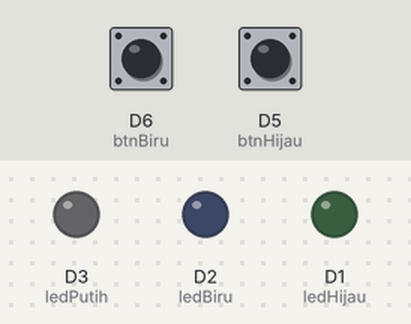
Bench run of a sketch on a simulated ESP8266 (NodeMCU). Shown: output pins drawn as LEDs (lit = HIGH). The test bench sets the inputs (shaded band); at power-on: D6 (btnBiru) LOW, D5 (btnHijau) LOW.

Above: at 1.2 s.
1.3 s: D6 (btnBiru) pulled HIGH for 0.15 s
At 1.37 s:
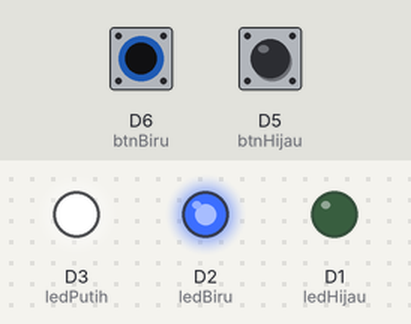
2.9 s: D5 (btnHijau) pulled HIGH for 0.15 s
At 2.97 s:
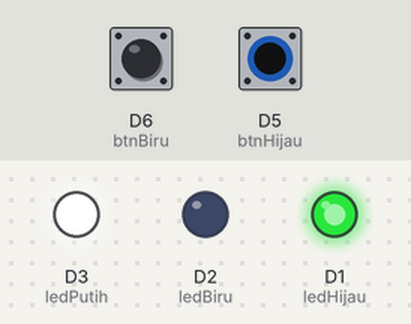
4.5 s: D5 (btnHijau) pulled HIGH for 3.2 s
At 8.4 s:
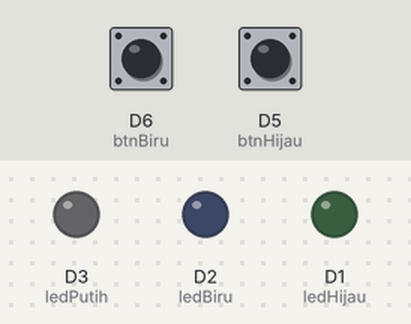
9.2 s: D6 (btnBiru) pulled HIGH for 3.2 s
At 9.5 s:
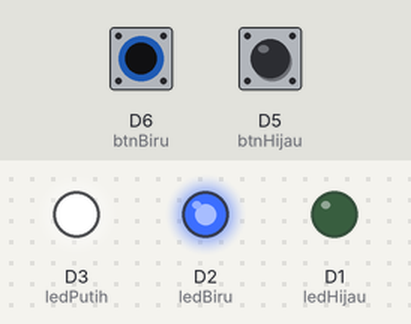
13.9 s: D6 (btnBiru) pulled HIGH for 1 s
At 16.1 s:
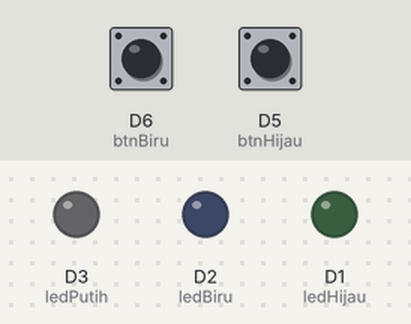
16.4 s: D6 (btnBiru) driven HIGH and D5 (btnHijau) driven HIGH
At 17.4 s:
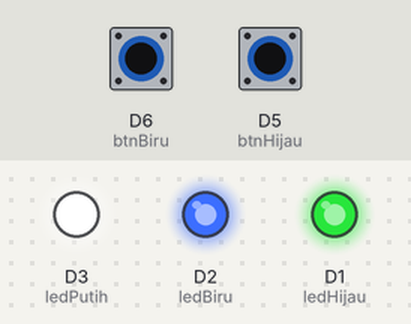
Timing chart, 0 to 18.9 s (numbered marks = the images above; inputs shaded):
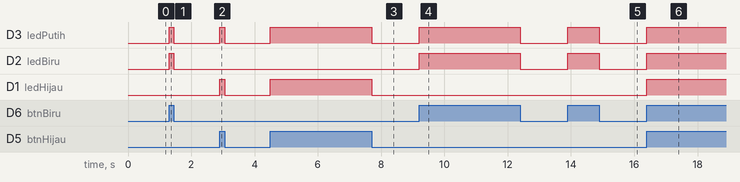

Measured:
- after the input at 1.3 s, D3 (ledPutih), D2 (ledBiru): LOW → HIGH at once, → LOW 0.15 s later
- after the input at 2.9 s, D3 (ledPutih), D1 (ledHijau): LOW → HIGH at once, → LOW 0.15 s later
- after the input at 4.5 s, D3 (ledPutih), D1 (ledHijau): LOW → HIGH at once, → LOW 3.2 s later
- after the input at 9.2 s, D3 (ledPutih), D2 (ledBiru): LOW → HIGH at once, → LOW 3.2 s later
- after the input at 13.9 s, D3 (ledPutih), D2 (ledBiru): LOW → HIGH at once, → LOW 1.0 s later
- after the input at 16.4 s, D3 (ledPutih), D2 (ledBiru), D1 (ledHijau): LOW → HIGH at once

The sketch:

logika_or.ino
```cpp
#define btnHijau D5
#define btnBiru D6

#define ledHijau D1
#define ledBiru D2
#define ledPutih D3

void setup() {
    Serial.begin(9600);
    pinMode(btnHijau, INPUT);
    pinMode(btnBiru, INPUT);
    pinMode(ledHijau, OUTPUT);
    pinMode(ledBiru, OUTPUT);
    pinMode(ledPutih, OUTPUT);
}

void loop() {
    //definisi button sebagai indikator input
    if(digitalRead(btnHijau) == 1){
        digitalWrite(ledHijau, HIGH);
    }else {
        digitalWrite(ledHijau, LOW);
        }
    if(digitalRead(btnBiru) == 1){
        digitalWrite(ledBiru, HIGH);
    }else{
        digitalWrite(ledBiru, LOW);
    }

    //Logic OR : jika salah satu atau kedua kondisi terpenuhi
    if(digitalRead(btnHijau) == 1 || digitalRead(btnBiru) == 1) {
        digitalWrite(ledPutih, HIGH);
    } else {
        digitalWrite(ledPutih, LOW);
    }
}
```
